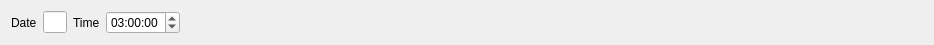
<?xml version="1.0" encoding="UTF-8"?>
<ui version="4.0">
 <class>FCityTrayLedger</class>
 <widget class="QWidget" name="FCityTrayLedger">
  <property name="geometry">
   <rect>
    <x>0</x>
    <y>0</y>
    <width>934</width>
    <height>38</height>
   </rect>
  </property>
  <property name="windowTitle">
   <string>Form</string>
  </property>
  <layout class="QHBoxLayout" name="horizontalLayout">
   <item>
    <widget class="QLabel" name="label">
     <property name="text">
      <string>Date</string>
     </property>
    </widget>
   </item>
   <item>
    <widget class="EDateEdit" name="deDate">
     <property name="maximumSize">
      <size>
       <width>80</width>
       <height>16777215</height>
      </size>
     </property>
    </widget>
   </item>
   <item>
    <widget class="QLabel" name="label_2">
     <property name="text">
      <string>Time</string>
     </property>
    </widget>
   </item>
   <item>
    <widget class="QTimeEdit" name="teTime">
     <property name="time">
      <time>
       <hour>3</hour>
       <minute>0</minute>
       <second>0</second>
      </time>
     </property>
    </widget>
   </item>
   <item>
    <spacer name="horizontalSpacer">
     <property name="orientation">
      <enum>Qt::Horizontal</enum>
     </property>
     <property name="sizeHint" stdset="0">
      <size>
       <width>798</width>
       <height>20</height>
      </size>
     </property>
    </spacer>
   </item>
  </layout>
 </widget>
 <customwidgets>
  <customwidget>
   <class>EDateEdit</class>
   <extends>QLineEdit</extends>
   <header location="global">edateedit.h</header>
  </customwidget>
 </customwidgets>
 <resources/>
 <connections/>
</ui>
